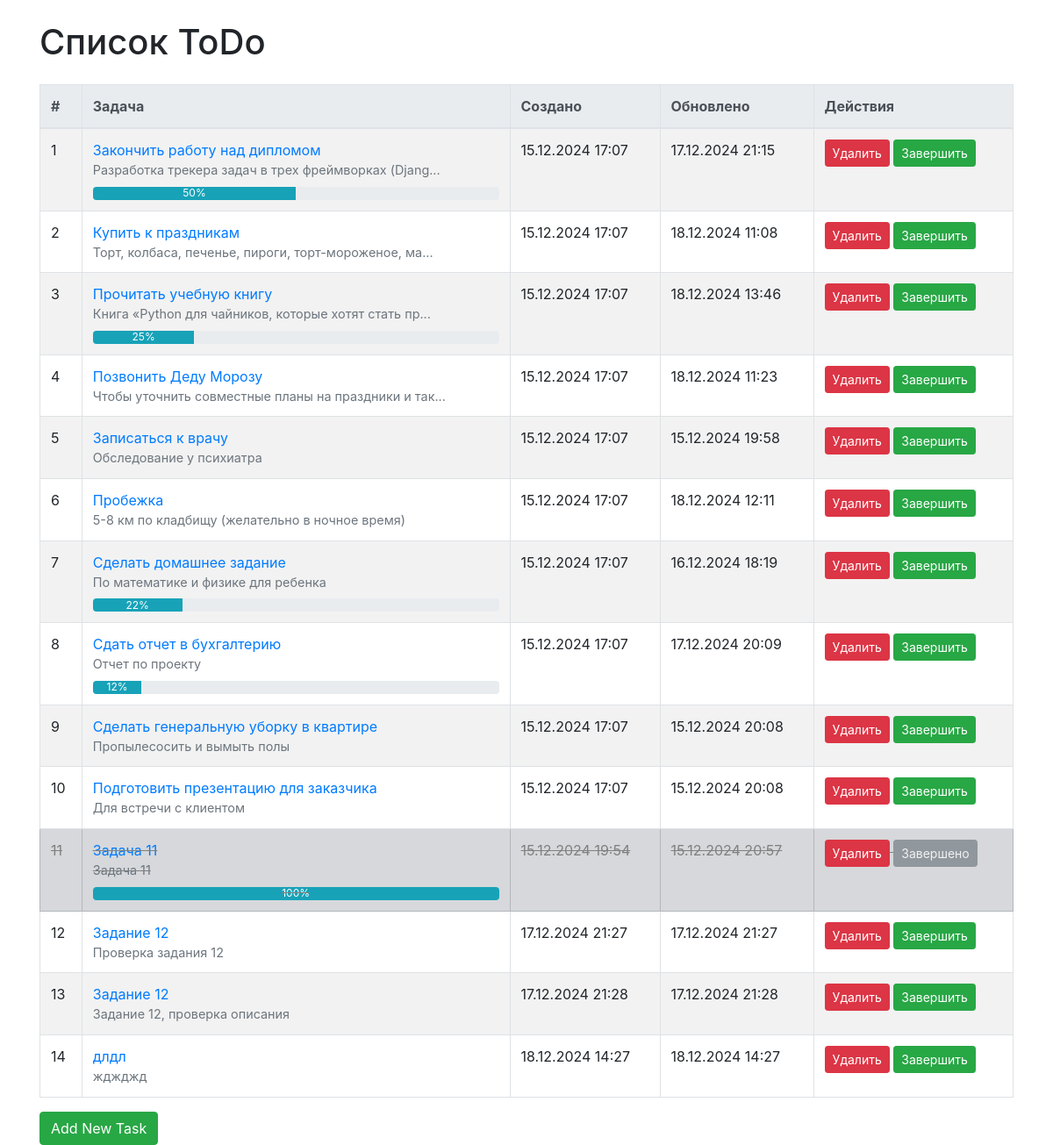
Before: / with the older database file.
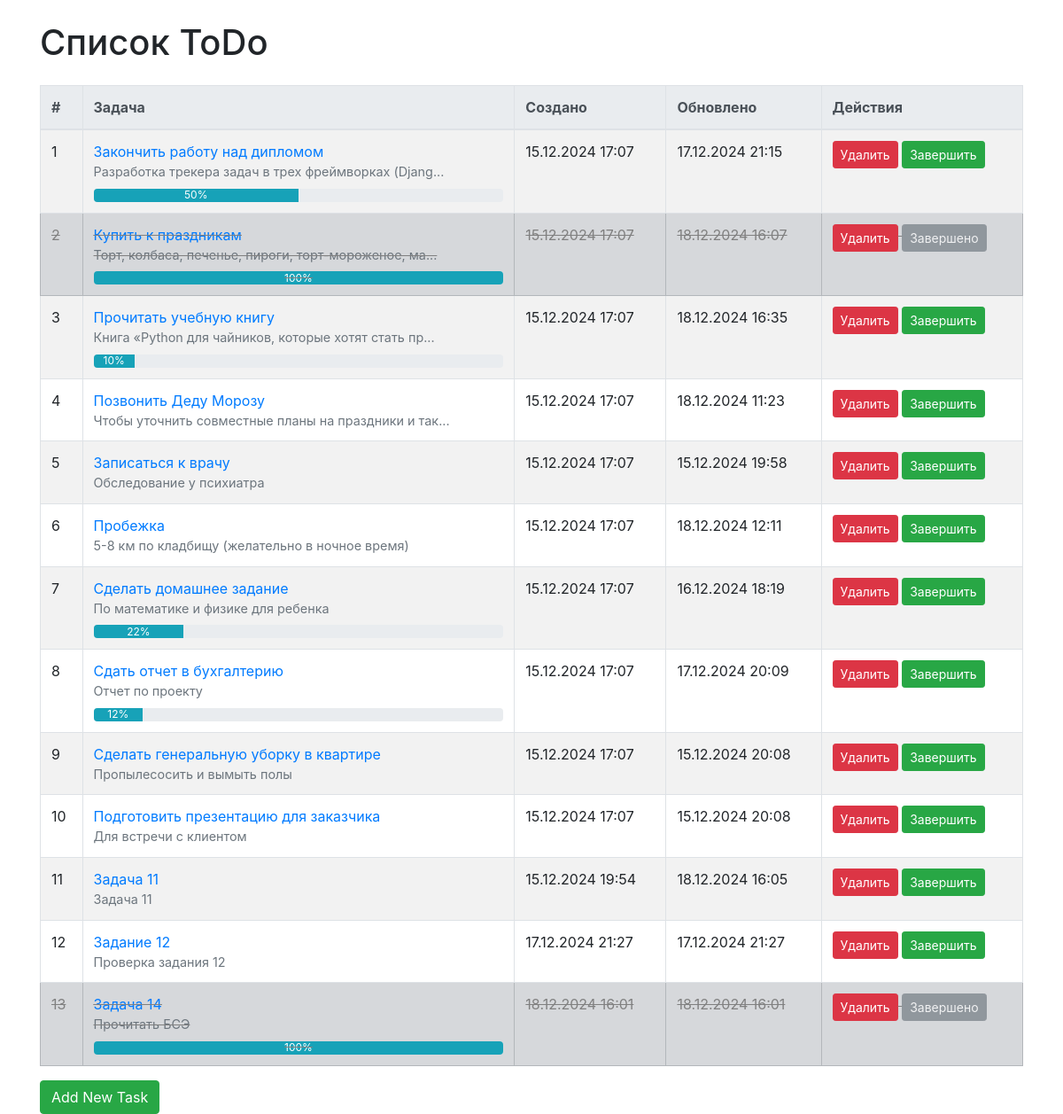
After: the same page with the newer database file.
### app/models.py (models this page shows)
class Task(Base):
    __tablename__ = "tasks_task"
    id = Column(Integer, primary_key=True, index=True)
    title = Column(String, nullable=False)
    description = Column(Text, nullable=True)
    status = Column(String, default="todo", nullable=False)
    created_at = Column(DateTime, default=datetime.utcnow, nullable=False)
    updated_at = Column(DateTime, default=datetime.utcnow, onupdate=datetime.utcnow, nullable=False)
    progress = Column(Integer, default=0, nullable=False)

### app/main.py (the view)
@app.get("/")
def index(request: Request, db: Session = Depends(get_db)):
    tasks = get_tasks(db)
    return templates.TemplateResponse("index.html", {"request": request, "tasks": tasks})

### app/templates/index.html (shortened to what this page needs)
<!DOCTYPE html>
<html lang="en">
<head>
    <link rel="stylesheet" href="https://stackpath.bootstrapcdn.com/bootstrap/4.5.2/css/bootstrap.min.css">
</head>
<body>
    <div class="container mt-4">
        <h1 class="mb-4">Список ToDo</h1>
        <table class="table table-bordered table-striped">
            <thead class="thead-light">
                <tr>
                    <th>#</th>
                    <th>Задача</th>
                    <th>Создано</th>
                    <th>Обновлено</th>
                    <th>Действия</th>
                </tr>
            </thead>
            <tbody>
    {% for task in tasks %}
    <tr {% if task.status == 'done' %}class="table-secondary completed-task"{% endif %}>
        <td>{{ loop.index }}</td>
        <td>
  <span {% if task.status == 'done' %}class="completed-task"{% endif %}>
        <a href="{{ url_for('edit_task', task_id=task.id) }}" class="text-decoration-none fw-bold">
            {{ task.title }}
        </a>
    </span>
    <div class="text-muted" style="font-size: 0.9em;">
        {{ task.description[:50] }}{% if task.description|length > 50 %}...{% endif %}
    </div>
    {% if task.progress > 0 or task.status == 'done' %}
    <div class="progress mt-2" style="height: 15px;">
        <div class="progress-bar bg-info" role="progressbar"
             style="width: {{ task.progress if task.status != 'done' else 100 }}%;"
             aria-valuenow="{{ task.progress if task.status != 'done' else 100 }}"
             aria-valuemin="0"
             aria-valuemax="100">
            {{ task.progress if task.status != 'done' else 100 }}%
        </div>
    </div>
    {% endif %}
</td>
        <td>{{ task.created_at.strftime("%d.%m.%Y %H:%M") }}</td>
        <td>{{ task.updated_at.strftime("%d.%m.%Y %H:%M") }}</td>
     <td>
    <form method="post" action="{{ url_for('delete_task', task_id=task.id) }}" style="display: inline;">
        <button type="submit" class="btn btn-sm btn-danger">Удалить</button>
    </form>
    {% if task.status != 'done' %}
        <form method="post" action="{{ url_for('complete_task', task_id=task.id) }}" style="display: inline;">
            <button type="submit" class="btn btn-sm btn-success">Завершить</button>
        </form>
    {% else %}
        <button class="btn btn-sm btn-secondary" disabled>Завершено</button>
    {% endif %}
</td>
    </tr>
    {% endfor %}
</tbody>
        </table>
        <a href="{{ url_for('create_task_form') }}" class="btn btn-success">Add New Task</a>
    </div>
</body>
</html>

### app/templates/index.html (style rules this page uses)
.completed-task { color: gray; text-decoration: line-through;  }

Changed rows visible on the page:
removed Task: title "Задание 12", description "Задание 12, проверка описания", created_at "17.12.2024 21:28", updated_at "17.12.2024 21:28"
removed Task: title "длдл", description "жджджд", created_at "18.12.2024 14:27", updated_at "18.12.2024 14:27"
changed Task "Купить к праздникам": progress 0 → 100 (drawn); status (not shown) → "100"; updated_at "18.12.2024 11:08" → "18.12.2024 16:07"; status "Завершить" → "Завершено"
changed Task "Прочитать учебную книгу": progress 25 → 10 (drawn); status+progress "25" → "10"; updated_at "18.12.2024 13:46" → "18.12.2024 16:35"
changed Task "Задача 11": updated_at "15.12.2024 20:57" → "18.12.2024 16:05"; status "100" → (not shown); status "% Завершено" → "Завершить"
added Task: title "Задача 14", description "Прочитать БСЭ", status "100", created_at "18.12.2024 16:01", updated_at "18.12.2024 16:01", shows "Завершено"
